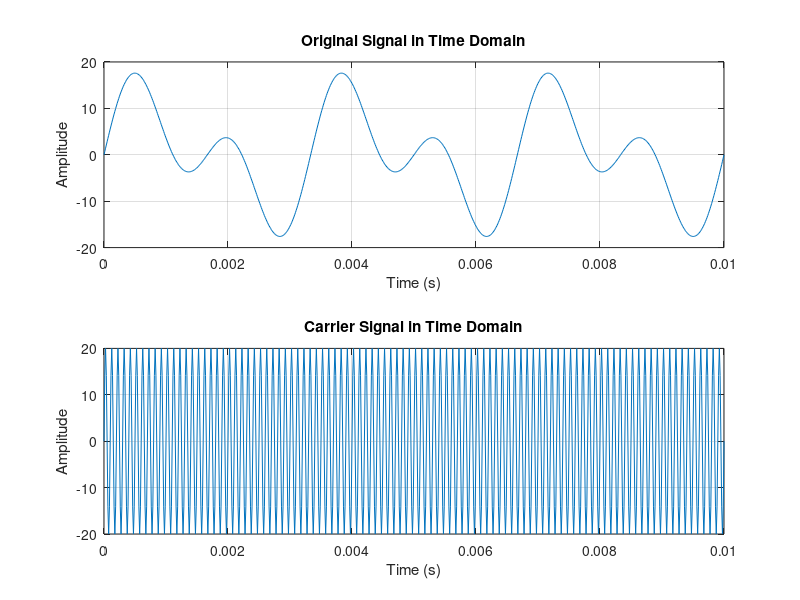
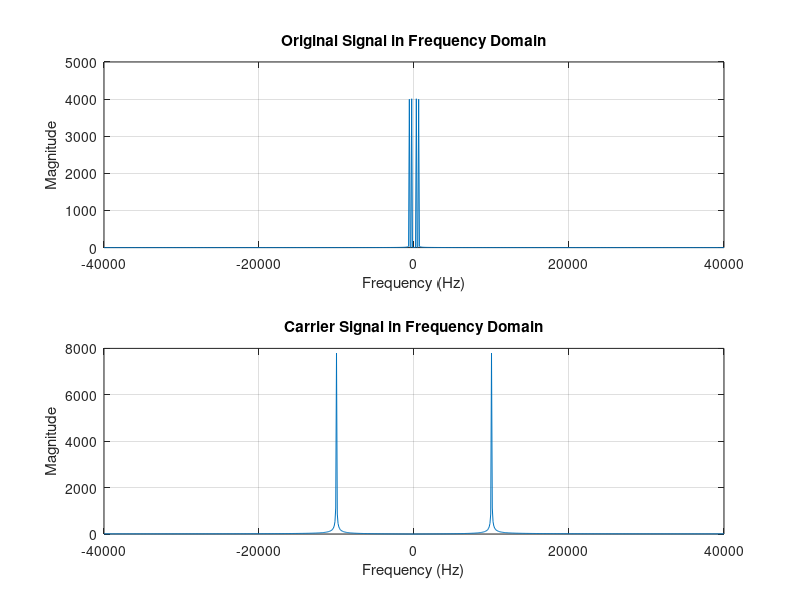
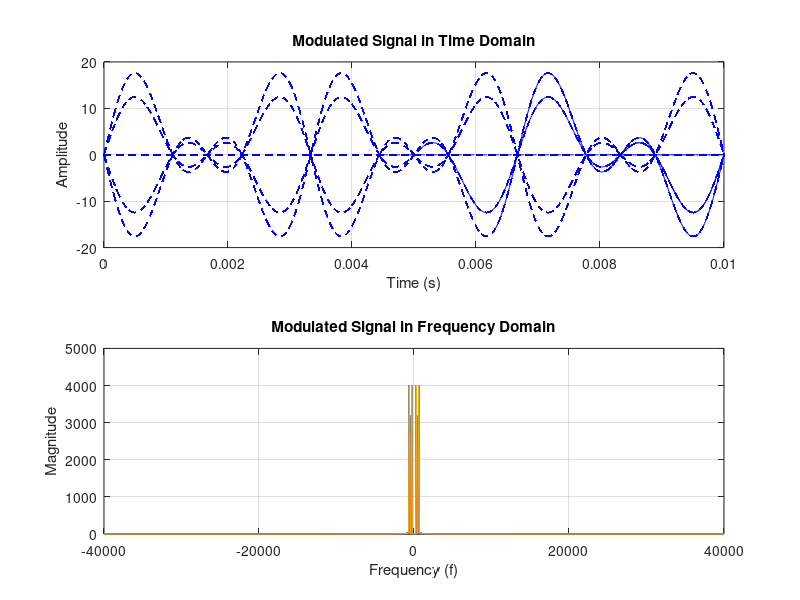

Write the MATLAB code that produced these figures, in order. (Note: a time limit stopped this script after it produced the figures.)
clc 
clear all
m =0.5;
fs = 80000; 
fc = 10000;  
t = (0:1/fs:0.01)';

s = 10*sin(2*pi*300*t)+10*sin(2*pi*600*t);
c = (10/m)*sin(2*pi*fc*t);

c_f = fftshift(fft(c));

s_f = fftshift(fft(s));

w = (-(length(s_f)-1)/2:(length(s_f) - 1)/2)';

y = ammod(s,fc,fs);
y_f = fftshift(fft(y));

z = amdemod(y,fc,fs);
z_f = fftshift(fft(z));

% Original Signal in Time Domain
figure(1);
subplot(2,1,1)
plot(t,s);
xlabel('Time (s)');
ylabel('Amplitude');
title('Original Signal in Time Domain');
grid on;

% Carrier Signal in Time Domain
subplot(2,1,2)
plot(t,c);
xlabel('Time (s)');
ylabel('Amplitude');
title('Carrier Signal in Time Domain');
grid on;


% Original Signal in Frequency Domain
figure(2);
subplot(2,1,1)
plot(w*100, abs(s_f));
xlabel('Frequency (Hz)');
ylabel('Magnitude');
title('Original Signal in Frequency Domain');
grid on;


% Carrier Signal in Frequency Domain
subplot(2,1,2)
plot(w * 100, abs(c_f));
xlabel('Frequency (Hz)');
ylabel('Magnitude');
title('Carrier Signal in Frequency Domain');
grid on;

% Modulated Signal in Time Domain
figure(3);
subplot(2,1,1)
plot(t,y,'b--');
xlabel('Time (s)');
ylabel('Amplitude');
title('Modulated Signal in Time Domain');
grid on;

% Modulated Signal in Frequency Domain
subplot(2,1,2)
plot(w*100, abs(y_f));
xlabel('Frequency (f)');
ylabel('Magnitude');
title('Modulated Signal in Frequency Domain');
grid on;

% Demodulated Signal in Time Domain
figure(4);
subplot(2,1,1)
plot(t,z,'b--');
xlabel('Time (s)');
ylabel('Amplitude');
title('Demodulated Signal in Time Domain');
grid on;

% Demodulated Signal in Frequency Domain
subplot(2,1,2)
plot(w*100, abs(z_f));
xlabel('Frequency (f)');
ylabel('Magnitude');
title('Demodulated Signal in Frequency Domain');
grid on;
